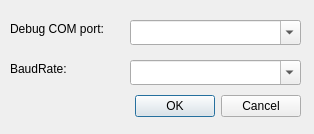
<?xml version="1.0" encoding="UTF-8"?>
<ui version="4.0">
 <class>WDPortSettings</class>
 <widget class="QDialog" name="WDPortSettings">
  <property name="geometry">
   <rect>
    <x>0</x>
    <y>0</y>
    <width>314</width>
    <height>134</height>
   </rect>
  </property>
  <property name="windowTitle">
   <string>Dialog</string>
  </property>
  <widget class="QDialogButtonBox" name="buttonBox">
   <property name="geometry">
    <rect>
     <x>10</x>
     <y>90</y>
     <width>291</width>
     <height>32</height>
    </rect>
   </property>
   <property name="orientation">
    <enum>Qt::Horizontal</enum>
   </property>
   <property name="standardButtons">
    <set>QDialogButtonBox::Cancel|QDialogButtonBox::Ok</set>
   </property>
  </widget>
  <widget class="QLabel" name="label">
   <property name="geometry">
    <rect>
     <x>10</x>
     <y>20</y>
     <width>111</width>
     <height>17</height>
    </rect>
   </property>
   <property name="text">
    <string>Debug COM port:</string>
   </property>
  </widget>
  <widget class="QComboBox" name="mPortName">
   <property name="geometry">
    <rect>
     <x>130</x>
     <y>20</y>
     <width>171</width>
     <height>25</height>
    </rect>
   </property>
   <property name="editable">
    <bool>true</bool>
   </property>
  </widget>
  <widget class="QLabel" name="label_2">
   <property name="geometry">
    <rect>
     <x>10</x>
     <y>60</y>
     <width>91</width>
     <height>17</height>
    </rect>
   </property>
   <property name="text">
    <string>BaudRate:</string>
   </property>
  </widget>
  <widget class="QComboBox" name="mBaudRate">
   <property name="geometry">
    <rect>
     <x>130</x>
     <y>60</y>
     <width>171</width>
     <height>25</height>
    </rect>
   </property>
   <property name="editable">
    <bool>true</bool>
   </property>
  </widget>
 </widget>
 <resources/>
 <connections>
  <connection>
   <sender>buttonBox</sender>
   <signal>accepted()</signal>
   <receiver>WDPortSettings</receiver>
   <slot>accept()</slot>
   <hints>
    <hint type="sourcelabel">
     <x>248</x>
     <y>254</y>
    </hint>
    <hint type="destinationlabel">
     <x>157</x>
     <y>274</y>
    </hint>
   </hints>
  </connection>
  <connection>
   <sender>buttonBox</sender>
   <signal>rejected()</signal>
   <receiver>WDPortSettings</receiver>
   <slot>reject()</slot>
   <hints>
    <hint type="sourcelabel">
     <x>316</x>
     <y>260</y>
    </hint>
    <hint type="destinationlabel">
     <x>286</x>
     <y>274</y>
    </hint>
   </hints>
  </connection>
 </connections>
</ui>
